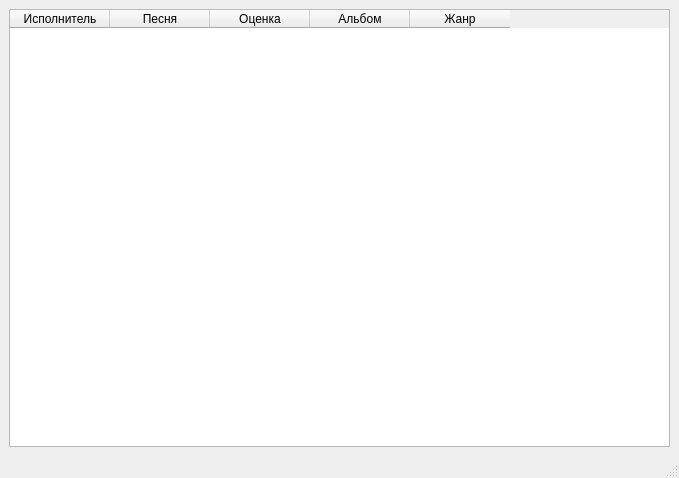
<?xml version="1.0" encoding="UTF-8"?>
<ui version="4.0">
 <class>MainWindow</class>
 <widget class="QMainWindow" name="MainWindow">
  <property name="geometry">
   <rect>
    <x>0</x>
    <y>0</y>
    <width>679</width>
    <height>478</height>
   </rect>
  </property>
  <property name="windowTitle">
   <string>MainWindow</string>
  </property>
  <widget class="QWidget" name="centralwidget">
   <layout class="QVBoxLayout" name="verticalLayout_2">
    <item>
     <widget class="QTableWidget" name="tableWidget">
      <column>
       <property name="text">
        <string>Исполнитель</string>
       </property>
      </column>
      <column>
       <property name="text">
        <string>Песня</string>
       </property>
      </column>
      <column>
       <property name="text">
        <string>Оценка</string>
       </property>
      </column>
      <column>
       <property name="text">
        <string>Альбом</string>
       </property>
      </column>
      <column>
       <property name="text">
        <string>Жанр</string>
       </property>
      </column>
     </widget>
    </item>
   </layout>
  </widget>
  <widget class="QMenuBar" name="menubar">
   <property name="geometry">
    <rect>
     <x>0</x>
     <y>0</y>
     <width>679</width>
     <height>21</height>
    </rect>
   </property>
  </widget>
  <widget class="QStatusBar" name="statusbar"/>
 </widget>
 <resources/>
 <connections/>
</ui>
